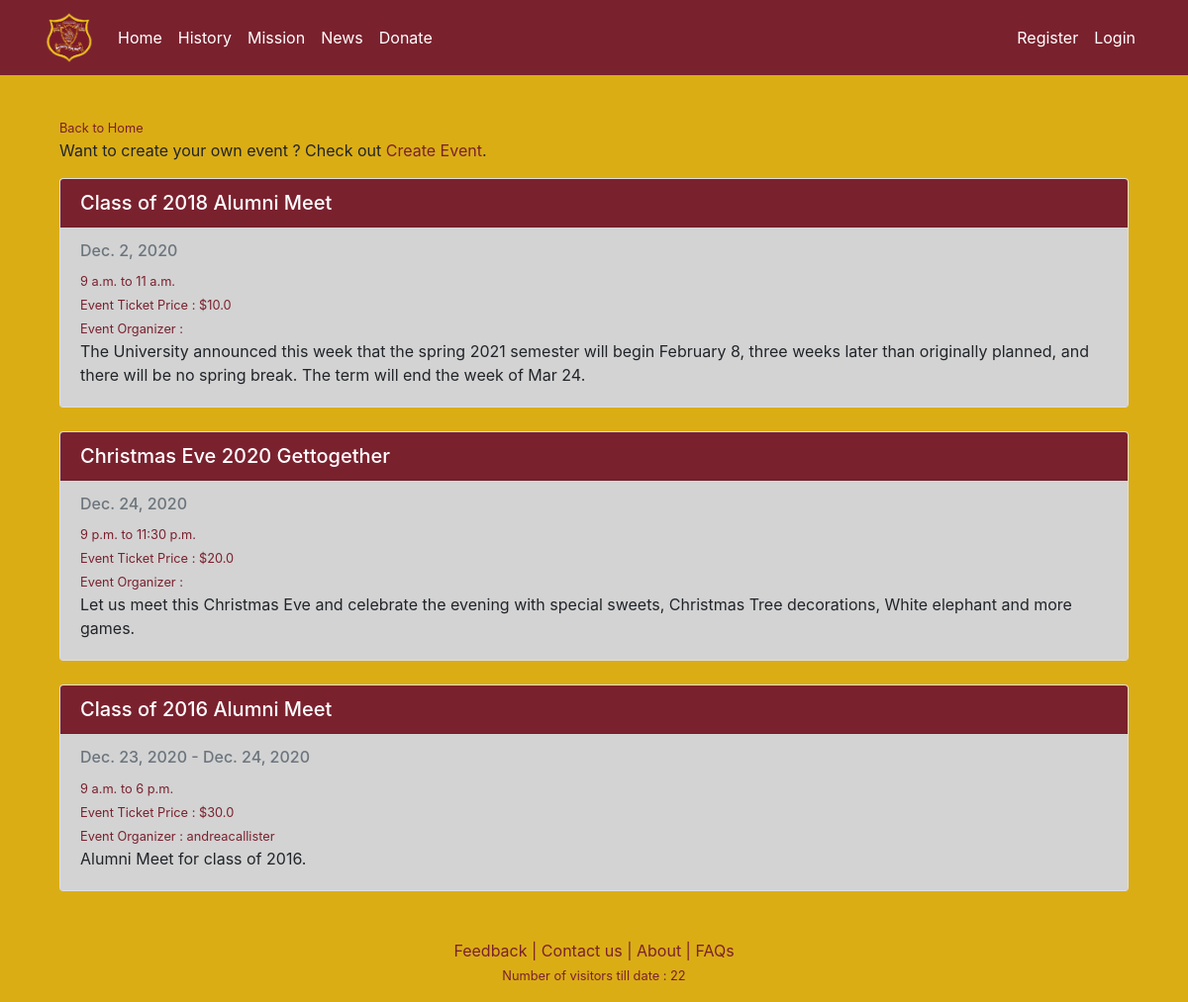
The page /alleventslist/ on the database as committed earlier.
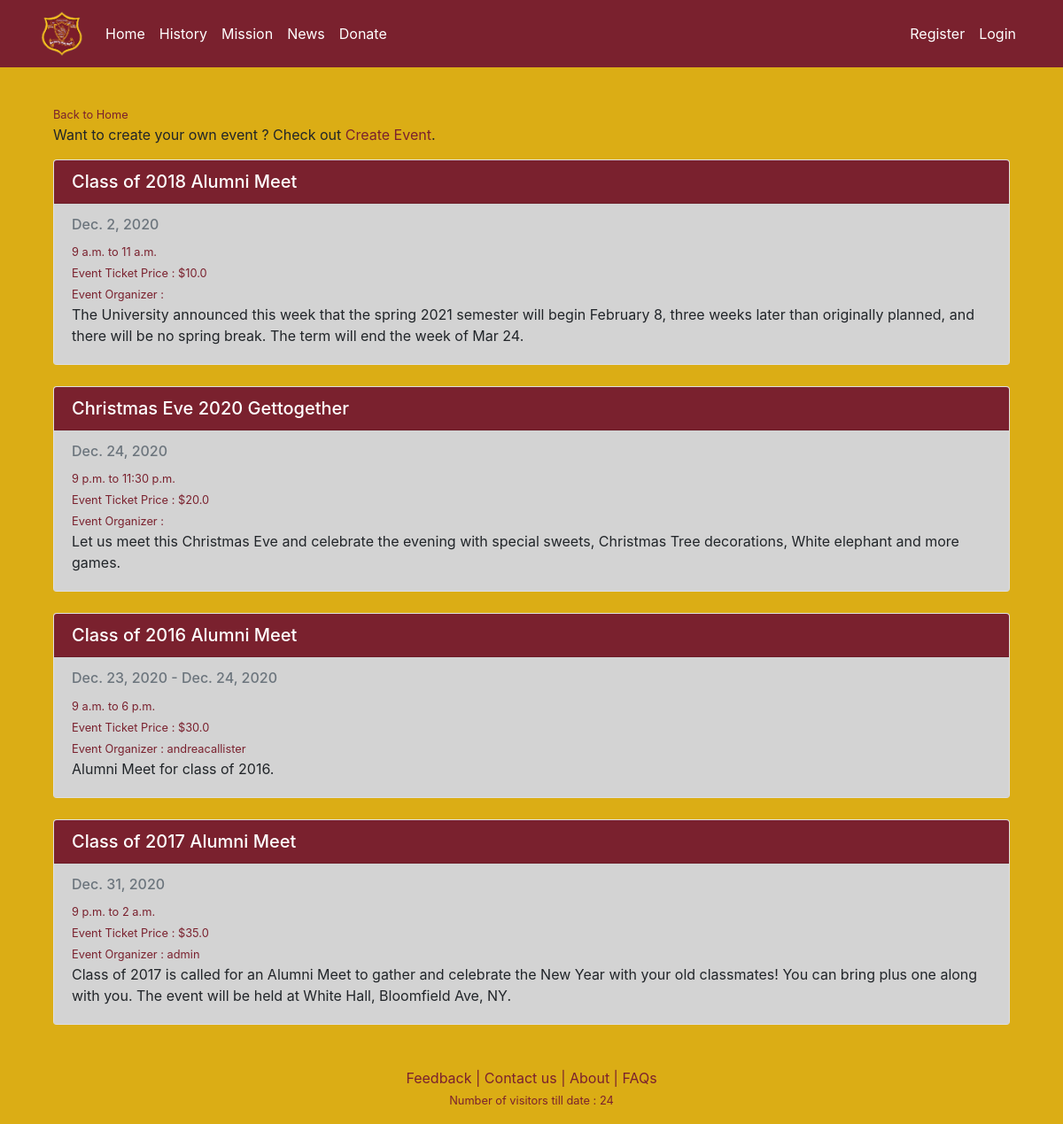
The same page on the database as committed later.
### Maggotty/models.py (models this page shows, shortened)
class Event(models.Model):
    eventName = models.CharField("Event Name", max_length=255, blank=False)
    eventDesc = models.TextField("Event Description", max_length=1024, blank=True, null=True)
    fromDate = models.DateField(blank=False)
    toDate = models.DateField(blank=False)
    startTime = models.TimeField()
    endTime = models.TimeField()
    ticket = models.FloatField("Ticket Price", null=True)
    isApproved = models.BooleanField("Is Approved", default=False)
    createdBy = models.CharField("Created By", max_length=255, editable=False)

### Maggotty/views.py (the view)
# urls.py: path("alleventslist/", views.alleventslist, name="alleventslist"),
def alleventslist(request):
    today = date.today().strftime('%Y-%m-%d')
    allEvents = Event.objects.filter(fromDate__range=["2010-01-01", today])
    return render(request, "Maggotty/alleventslist.html", {"allEvents": allEvents})

### Maggotty/context_processors.py (called while the page is built)
def get_current_cart_to_context(request):
    current_user = request.user
    cart_items = 0
    cart_items = Order.objects.filter(username=current_user.username,ifPaid=False).count()
    no_of_visitors = User.objects.all().count()
    return {
        'CART_COUNT' : cart_items,
        'VISITORS' : no_of_visitors
    }

### Maggotty/templates/Maggotty/alleventslist.html (shortened to what this page needs)
{% extends "Maggotty/layout.html" %}
{% block content %}
<div class="container-fluid">
    <div class="row row-content">
        <div class="col col-sm order-sm-first col-md">
          <small><a href="{% url 'home' %}" class="redLink">Back to Home</a></small>
          <br/>
            <p>
                Want to create your own event ? Check out <a class="redLink" href="{% url 'createevent' %}">Create Event</a>.
            </p>
        </div>
    </div>
    {% for record in allEvents %}
    <div class="card">
        <h5 class="card-header text-white" style="background-color: #7a212e;">{{record.eventName}}</h5>
        <div class="card-body" style="background-color:lightgray;">
          {% if record.fromDate == record.toDate %}
            <h6 class="card-subtitle mb-2 text-muted">{{record.fromDate}}</h6>
          {% else %}
            <h6 class="card-subtitle mb-2 text-muted">{{record.fromDate}} - {{record.toDate}}</h6>
          {% endif %}
          <small class="redLink">{{record.startTime}} to {{record.endTime}}</small><br/>
          <small class="redLink">Event Ticket Price : ${{record.ticket}}</small><br/>
          <small class="redLink">Event Organizer : {{record.createdBy}}</small>
          <p class="card-text">{{record.eventDesc}}</p>
        </div>
      </div>
    <br/>
    {% endfor %}
</div>
{% endblock %}

Rows that differ between the two databases and show on the page:
added Event: eventName "Class of 2017 Alumni Meet", fromDate "Dec. 31, 2020", startTime "9 p.m.", endTime "2 a.m.", ticket "35.0", createdBy "admin", eventDesc "Class of 2017 is called for an Alumni Meet to gather and celebrate the New Year with your old classmates! You can bring plus one along with you. The event will be held at White Hall, Bloomfield Ave, NY."
Other text that changed with them:
{{ VISITORS }}: "22" → "24"
